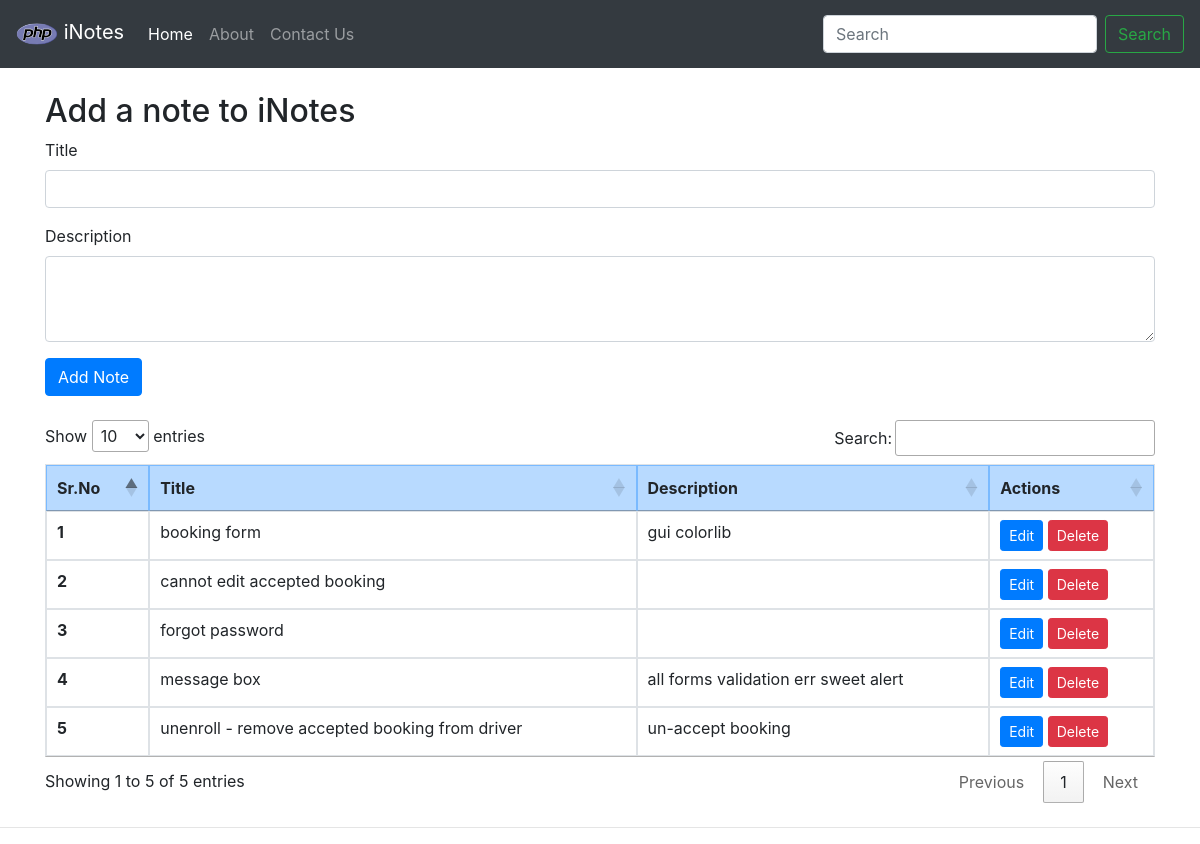
/Todolist/index.php, run on the app's committed database.
### tables this page shows
CREATE TABLE `notes` (
  `id` int(11) NOT NULL,
  `title` varchar(50) NOT NULL,
  `description` text NOT NULL,
  `tstamp` datetime NOT NULL DEFAULT current_timestamp()
);

### Todolist/index.php (the view, shortened to what this page needs)
<?php
$conn = mysqli_connect("localhost","root","","harry_login");
?>
<!doctype html>
<html lang="en">
<head>
    <link rel="stylesheet" href="https://cdn.jsdelivr.net/npm/bootstrap@4.5.3/dist/css/bootstrap.min.css"
>
    <link rel="stylesheet" href="//cdn.datatables.net/1.10.22/css/jquery.dataTables.min.css">
</head>
<body>
    <nav class="navbar navbar-expand-lg navbar-dark bg-dark">
        <a class="navbar-brand" href="#">
            <img src="php_logo.svg" height="42px" width="42px" alt="php logo">
            iNotes</a>
        <div class="collapse navbar-collapse" id="navbarSupportedContent">
            <ul class="navbar-nav mr-auto">
                <li class="nav-item active">
                    <a class="nav-link" href="#">Home <span class="sr-only">(current)</span></a>
                </li>
                <li class="nav-item">
                    <a class="nav-link" href="#">About</a>
                </li>
                <li class="nav-item">
                    <a class="nav-link" href="#">Contact Us</a>
                </li>
            </ul>
            <form class="form-inline my-2 my-lg-0">
                <input class="form-control mr-sm-2" type="search" placeholder="Search" aria-label="Search">
                <button class="btn btn-outline-success my-2 my-sm-0" type="submit">Search</button>
            </form>
        </div>
    </nav>
    <div class="container my-4">
        <h2>Add a note to iNotes</h2>
        <form action="index.php" method="post">
            <div class="form-group">
                <label for="title">Title</label>
                <input type="text" class="form-control" name="title" id="title" aria-describedby="emailHelp">
            </div>
            <div class="form-group">
                <label for="desc">Description</label>
                <textarea class="form-control" name="desc" id="desc" rows="3"></textarea>
            </div>
            <button type="submit" class="btn btn-primary">Add Note</button>
        </form>
    </div>
    <div class="container my-4">
        <table class="table table-sm table-bordered table-hover" id="myTable">
            <thead class="table-primary">
                <tr>
                    <th scope="col">Sr.No</th>
                    <th scope="col">Title</th>
                    <th scope="col">Description</th>
                    <th scope="col">Actions</th>
                </tr>
            </thead>
            <tbody>
                <?php
                    $sql="SELECT * FROM `notes` order by title";
                    $result=mysqli_query($conn,$sql);
                    $i=1;
                    while($row=mysqli_fetch_assoc($result))
                    {
                        echo "<tr>
                        <th scope='row'>".$i++."</th>
                        <td>".$row['title']."</td>
                        <td>".$row['description']."</td>
                        <td><button class='btn btn-sm btn-primary edit' id=".$row['id']." data-toggle='modal' data-target='#editModal'>Edit</button> <button class='delete btn btn-sm btn-danger' id=d".$row['id'].">Delete</button></td>
                    </tr>";
                    }
                ?>
            </tbody>
        </table>
    </div>
    <hr>
</body>
</html>

### data on the page
notes: title "booking form", description "gui colorlib"
notes: title "cannot edit accepted booking"
notes: title "forgot password"
notes: title "message box", description "all forms validation err sweet alert"
notes: title "unenroll - remove accepted booking from driver", description "un-accept booking"
